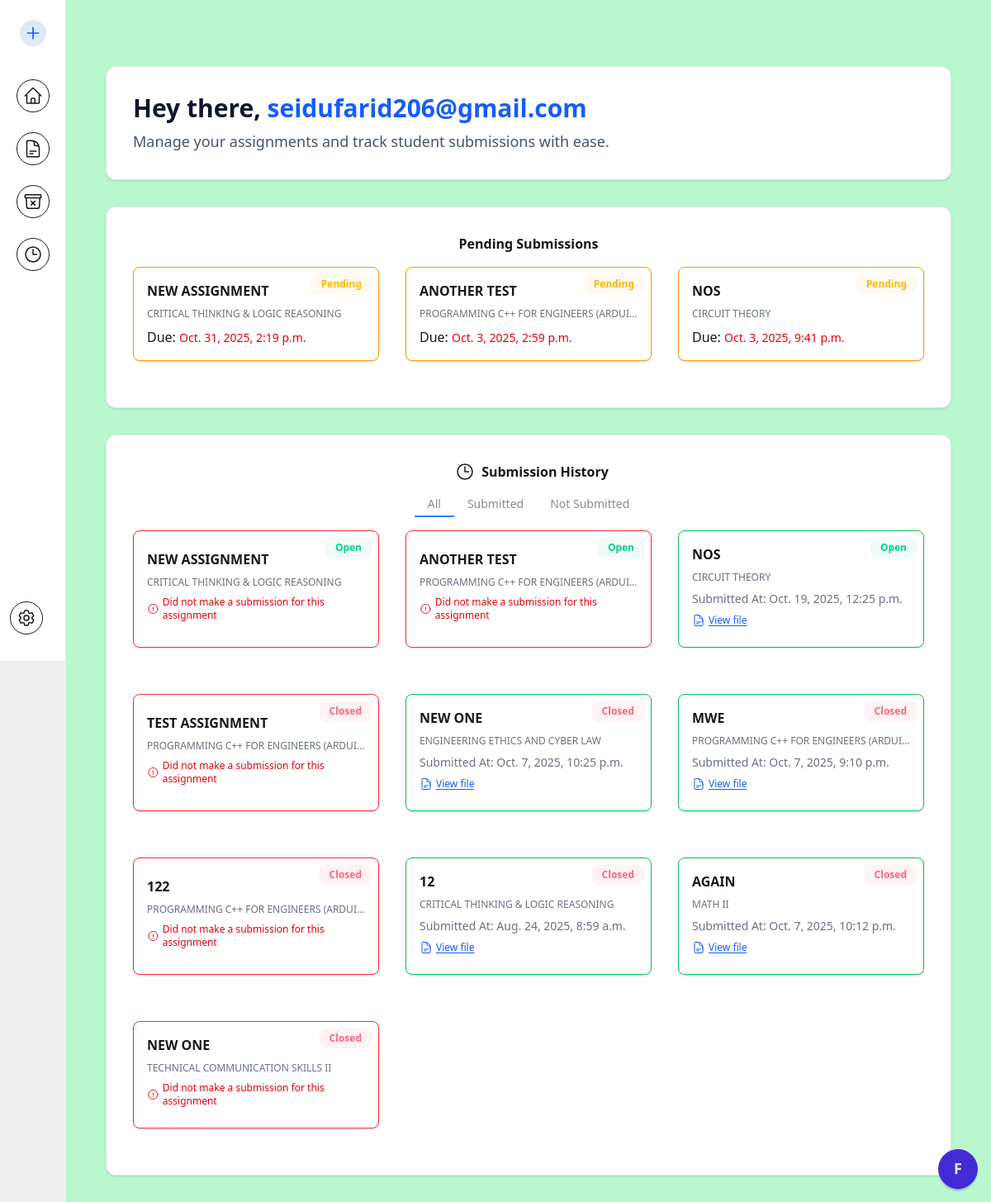
/dashboard/ (signed in), run on the app's committed database.
### AssignmentSubmission/models.py (models this page shows, shortened)
class CustomUser(AbstractBaseUser, PermissionsMixin):
    student_id = models.CharField(max_length=15, unique=True)
    name = models.CharField(max_length=50)
    email = models.EmailField(unique=True)
    is_active = models.BooleanField(default=True)
    is_staff = models.BooleanField(default=False)  # <-- This is missing
    is_superuser = models.BooleanField(default=False)  # Optional but often needed
    USERNAME_FIELD = 'student_id'
    REQUIRED_FIELDS = ['email']
    objects = CustomUserManager()

class Submission(models.Model):
    class FORMAT_CHOICES(models.TextChoices):
        PDF = ".pdf", "PDF"
        TXT = ".txt", "Text"
        PPT= ".pptx", "Power Point"
        DOCX = ".docx" "Word Document"
    id = models.UUIDField(default=uuid.uuid4, editable=False, primary_key=True)
    title = models.CharField(max_length=20)
    note = models.TextField(default=None, null=True, blank=True)
    lecturer = models.CharField(max_length=50, default=None, null=True, blank=True)
    course = models.ForeignKey(Courses, on_delete=models.CASCADE, default=None, null=True, blank=True)
    format = models.CharField(max_length=20, choices=FORMAT_CHOICES.choices)
    deadline = models.DateTimeField()
    created_at = models.DateTimeField(auto_now_add=True)
    is_open = models.BooleanField(default=True)

class Courses(models.Model):
    name = models.CharField(max_length=50)
    code = models.CharField(max_length=10, unique=True)
    lecturer = models.CharField(max_length=50)

### AssignmentSubmission/views.py (the view)
# urls.py: path('dashboard/', dashboard, name='dashboard'),
@login_required
def dashboard(request, status=None):
    form = SubmissionCreationForm(request.POST)
    open_submissions = Submission.objects.filter(is_open=True).order_by("-created_at")
    close_submissions = Submission.objects.filter(is_open=False).order_by("-created_at")
    all_submissions = open_submissions | close_submissions
    submissions = all_submissions.order_by("-created_at")
    assignments = Submission.objects.all()
    submitted = StudentSubmission.objects.select_related(
        "submission", "student"
    ).filter(student=request.user)
    submitted_map = {s.submission_id: s for s in submitted}
    for submission in submissions:
        submission.submission_data = submitted_map.get(submission.id)
        submission.has_submitted = submission.id in submitted_map
        submission.submitted_at = (
            submitted_map.get(submission.id).submitted_at
            if submission.has_submitted
            else None
        )
    for open in open_submissions:
        open.has_submitted = open.id in submitted_map
        open.submitted_at = (
            submitted_map.get(open.id).submitted_at if open.has_submitted else None
        )
        open.submission_data = (
            submitted_map.get(open.id) if open.has_submitted else None
        )
    filter_param = status or request.GET.get("filter", "all")
    if filter_param == "submitted":
        submissions = [s for s in submissions if s.has_submitted]
    elif filter_param == "not-submitted":
        submissions = [s for s in submissions if not s.has_submitted]
    context = {
        "form": form,
        "submissions": submissions,
        "filter_param": filter_param,
    }
    if request.headers.get("HX-Request"):
        return render(request, "AssSub/partials/_submission_list.html", context)
    return render(
        request,
        "AssSub/dashboard.html",
        {
            "assignments": assignments,
            "submissions": submissions,
            "open_submissions": open_submissions,
            "close_submissions": close_submissions,
            "past_submissions": submitted,
            "form": form,
            "filter": filter_param,
        },
    )

### AssignmentSubmission/templates/AssSub/dashboard.html (shortened to what this page needs)
{% extends 'AssSub/dash_base.html' %}
{% block content %}
<section class="bg-white rounded-xl shadow-sm border mx-4 border-slate-200 p-8 mb-8">
    <div class="flex flex-col lg:flex-row lg:items-center lg:justify-between space-y-6 lg:space-y-0">
        <div class="space-y-2">
            <h2 class="text-3xl font-bold text-slate-900">
                Hey there, <span class="text-wrap text-blue-600">{{ request.user.email }}</span>
            </h2>
            <p class="text-slate-600 text-lg">
                Manage your assignments and track student submissions with ease.
            </p>
        </div>
    </div>
</section>
<section class="bg-white rounded-xl shadow-sm border border-slate-200 mx-4 p-8 mb-8">
    <p class="font-semibold text-center mb-4">Pending Submissions</p>
    <div class="grid grid-cols-1 md:grid-cols-3 md:gap-8 form-step-container ">
    {% for submission in open_submissions %}
        <div class="flex hover:shadow-xl border-amber-500 transition-all duration-200 hover:scale-[1.01] cursor-pointer items-center relative justify-between p-4 border rounded-lg shadow-sm bg-white mb-6"
            onclick="document.getElementById('modal-{{ submission.id }}').showModal()">
            <div class="flex flex-col w-full">
                <span class="absolute top-2 right-2 text-xs font-semibold badge badge-soft badge-warning">
                    Pending
                </span>
                <span class="font-semibold truncate">{{ submission.title|upper }}</span>
                <span class="py-2 text-xs text-gray-500 truncate">{{ submission.course.name }}</span>
                <span>Due: <span class="text-sm text-red-600">{{ submission.deadline }}</span></span>
            </div>
        </div>
    {% endfor %}
    </div>
</section>
<section class="bg-white rounded-xl shadow-sm border border-slate-200 mx-4 p-8 mb-8">
    <p class="flex justify-center font-semibold text-center mb-4">
        <svg xmlns="http://www.w3.org/2000/svg" fill="none" viewBox="0 0 24 24" stroke-width="1.5" stroke="currentColor" class="size-6 mx-2">
        <path stroke-linecap="round" stroke-linejoin="round" d="M12 6v6h4.5m4.5 0a9 9 0 1 1-18 0 9 9 0 0 1 18 0Z" />
        </svg>
        Submission History
    </p>
        <div class="flex justify-center mb-4">
            <button
                hx-get="{% url 'dashboard' %}?filter=all"
                hx-target="#submissions-container"
                hx-swap="innerHTML"
                class="tab border-b-2 border-blue-500 pb-1 text-gray-500 hover:text-gray-800">
                All
            </button>
            <button
                hx-get="{% url 'dashboard' %}?filter=submitted"
                hx-target="#submissions-container"
                hx-swap="innerHTML"
                class="tab border-b-2 pb-1 text-gray-500 hover:text-gray-800">
                Submitted
            </button>
            <button
                hx-get="{% url 'dashboard' %}?filter=not-submitted"
                hx-target="#submissions-container"
                hx-swap="innerHTML"
                class="tab border-b-2 pb-1 text-gray-500 hover:text-gray-800">
                Not Submitted
            </button>
        </div>
        <div id="submissions-container">
        {% include 'AssSub/partials/_submission_list.html' %}
        </div>
</section>
{% endblock content %}

### AssignmentSubmission/templates/AssSub/partials/_submission_list.html (shortened to what this page needs)
<div class="grid grid-cols-1 md:grid-cols-3 md:gap-8 ">
{% for submission in submissions %}
            <div
                class="flex hover:shadow-xl transition-all duration-200 hover:scale-[1.01] items-center full relative justify-between p-4 border form-step-container
                {% if submission.has_submitted %}border-green-500{% else %}border-red-500{% endif %}
                {% if submission.is_open %} cursor-pointer {% else %} cursor-not-allowed {% endif %}
                rounded-lg shadow-sm bg-white mb-6"
                {% if submission.is_open %}
                onclick="document.getElementById('modal-{{ submission.id }}').showModal()"
                {% endif %}>
                <div class="flex flex-col w-full">
                    {% if submission.is_open %}
                        <span class="absolute top-2 right-2 text-xs font-semibold badge badge-soft badge-success">
                            Open
                        </span>
                        {% else %}
                        <span class="absolute top-2 right-2 text-xs font-semibold badge badge-soft badge-error">
                            Closed
                        </span>
                    {% endif %}
                    <span class="font-semibold truncate flex items-center">{{ submission.title|upper }}
                    </span>
                    <span class="py-2 text-xs text-gray-500 truncate">{{ submission.course.name }}</span>
                    {% if submission.has_submitted %}
                    <span class="pb-2 text-sm text-gray-500">Submitted At: {{ submission.submitted_at }}</span>
                    <span class="flex pb-2 text-blue-600">
                        <a class="flex items-center" target="_blank" href="{{ submission.submission_data.file.url }}">
                            <span class="text-xs underline underline-offset-2 overflow-ellipsis">View file</span>
                        </a>
                    </span>
                    {% else %}
                    <span class="flex items-center text-xs pb-2 text-red-600">
                        <svg xmlns="http://www.w3.org/2000/svg" fill="none" viewBox="0 0 24 24" stroke-width="1.5" stroke="currentColor" class="size-4 mr-1">
                            <path stroke-linecap="round" stroke-linejoin="round" d="M12 9v3.75m9-.75a9 9 0 1 1-18 0 9 9 0 0 1 18 0Zm-9 3.75h.008v.008H12v-.008Z" />
                            </svg>
                            Did not make a submission for this assignment
                    </span>
                    {% endif %}
                </div>
            </div>
    {% endfor %}
    </div>

### AssignmentSubmission/templates/AssSub/dash_base.html (style rules this page uses)
.form-step-container { animation: slideInRight 0.4s ease-out; }

### AssignmentSubmission/templates/AssSub/partials/_submission_list.html (style rules this page uses)
.form-step-container { animation: slideInRight 0.4s ease-out; }

### data on the page
CustomUser: user.email "seidufarid206@gmail.com"
Submission: title "NEW ASSIGNMENT", course.name "CRITICAL THINKING & LOGIC REASONING", deadline "Oct. 31, 2025, 2:19 p.m.", is_open "Open", shows "Did not make a submission for this assignment"
Submission: title "ANOTHER TEST", course.name "PROGRAMMING C++ FOR ENGINEERS (ARDUI…", deadline "Oct. 3, 2025, 2:59 p.m.", is_open "Open", shows "Did not make a submission for this assignment"
Submission: title "NOS", course.name "CIRCUIT THEORY", deadline "Oct. 3, 2025, 9:41 p.m.", is_open "Open", submitted_at "Oct. 19, 2025, 12:25 p.m."
Submission: is_open "Closed", title "TEST ASSIGNMENT", course.name "PROGRAMMING C++ FOR ENGINEERS (ARDUI…", shows "Did not make a submission for this assignment"
Submission: is_open "Closed", title "NEW ONE", course.name "ENGINEERING ETHICS AND CYBER LAW", submitted_at "Oct. 7, 2025, 10:25 p.m."
Submission: is_open "Closed", title "MWE", course.name "PROGRAMMING C++ FOR ENGINEERS (ARDUI…", submitted_at "Oct. 7, 2025, 9:10 p.m."
Submission: is_open "Closed", title "122", course.name "PROGRAMMING C++ FOR ENGINEERS (ARDUI…", shows "Did not make a submission for this assignment"
Submission: is_open "Closed", title "12", course.name "CRITICAL THINKING & LOGIC REASONING", submitted_at "Aug. 24, 2025, 8:59 a.m."
Submission: is_open "Closed", title "AGAIN", course.name "MATH II", submitted_at "Oct. 7, 2025, 10:12 p.m."
Submission: is_open "Closed", title "NEW ONE", course.name "TECHNICAL COMMUNICATION SKILLS II", shows "Did not make a submission for this assignment"
